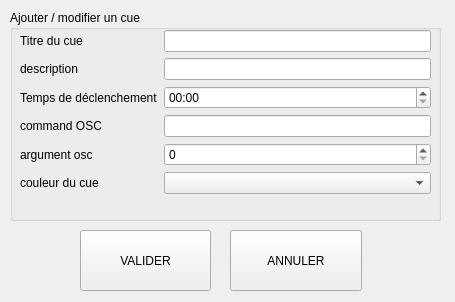
<?xml version="1.0" encoding="UTF-8"?>
<ui version="4.0">
 <class>Dialog</class>
 <widget class="QDialog" name="Dialog">
  <property name="geometry">
   <rect>
    <x>0</x>
    <y>0</y>
    <width>455</width>
    <height>302</height>
   </rect>
  </property>
  <property name="windowTitle">
   <string>Dialog</string>
  </property>
  <widget class="QToolButton" name="validate">
   <property name="geometry">
    <rect>
     <x>80</x>
     <y>230</y>
     <width>131</width>
     <height>61</height>
    </rect>
   </property>
   <property name="sizePolicy">
    <sizepolicy hsizetype="Expanding" vsizetype="Expanding">
     <horstretch>0</horstretch>
     <verstretch>0</verstretch>
    </sizepolicy>
   </property>
   <property name="text">
    <string>VALIDER</string>
   </property>
   <property name="icon">
    <iconset>
     <normaloff>icon/32x32_ok.png</normaloff>icon/32x32_ok.png</iconset>
   </property>
   <property name="iconSize">
    <size>
     <width>32</width>
     <height>32</height>
    </size>
   </property>
   <property name="toolButtonStyle">
    <enum>Qt::ToolButtonStyle::ToolButtonTextUnderIcon</enum>
   </property>
  </widget>
  <widget class="QToolButton" name="abort">
   <property name="geometry">
    <rect>
     <x>230</x>
     <y>230</y>
     <width>132</width>
     <height>61</height>
    </rect>
   </property>
   <property name="sizePolicy">
    <sizepolicy hsizetype="Expanding" vsizetype="Expanding">
     <horstretch>0</horstretch>
     <verstretch>0</verstretch>
    </sizepolicy>
   </property>
   <property name="text">
    <string>ANNULER</string>
   </property>
   <property name="icon">
    <iconset>
     <normaloff>icon/32x32_close.png</normaloff>icon/32x32_close.png</iconset>
   </property>
   <property name="iconSize">
    <size>
     <width>32</width>
     <height>32</height>
    </size>
   </property>
   <property name="toolButtonStyle">
    <enum>Qt::ToolButtonStyle::ToolButtonTextUnderIcon</enum>
   </property>
  </widget>
  <widget class="QGroupBox" name="groupBox">
   <property name="geometry">
    <rect>
     <x>10</x>
     <y>10</y>
     <width>431</width>
     <height>211</height>
    </rect>
   </property>
   <property name="title">
    <string>Ajouter / modifier un cue</string>
   </property>
   <widget class="QWidget" name="formLayoutWidget">
    <property name="geometry">
     <rect>
      <x>10</x>
      <y>20</y>
      <width>411</width>
      <height>181</height>
     </rect>
    </property>
    <layout class="QFormLayout" name="formLayout">
     <item row="0" column="0">
      <widget class="QLabel" name="titreDuCueLabel">
       <property name="text">
        <string>Titre du cue</string>
       </property>
      </widget>
     </item>
     <item row="0" column="1">
      <widget class="QLineEdit" name="cue_title"/>
     </item>
     <item row="1" column="0">
      <widget class="QLabel" name="descriptionLabel">
       <property name="text">
        <string>description </string>
       </property>
      </widget>
     </item>
     <item row="1" column="1">
      <widget class="QLineEdit" name="cue_desc"/>
     </item>
     <item row="2" column="0">
      <widget class="QLabel" name="tempsDeDClenchementLabel">
       <property name="text">
        <string>Temps de déclenchement</string>
       </property>
      </widget>
     </item>
     <item row="2" column="1">
      <widget class="QTimeEdit" name="time">
       <property name="displayFormat">
        <string>mm:ss</string>
       </property>
      </widget>
     </item>
     <item row="3" column="0">
      <widget class="QLabel" name="commandOSCLabel">
       <property name="text">
        <string>command OSC</string>
       </property>
      </widget>
     </item>
     <item row="3" column="1">
      <widget class="QLineEdit" name="osc_command"/>
     </item>
     <item row="5" column="0">
      <widget class="QLabel" name="couleurDuCueLabel">
       <property name="text">
        <string>couleur du cue </string>
       </property>
      </widget>
     </item>
     <item row="5" column="1">
      <widget class="QComboBox" name="cue_color"/>
     </item>
     <item row="4" column="0">
      <widget class="QLabel" name="argumentOscLabel">
       <property name="text">
        <string>argument osc</string>
       </property>
      </widget>
     </item>
     <item row="4" column="1">
      <widget class="QSpinBox" name="osc_args">
       <property name="maximum">
        <number>999999999</number>
       </property>
      </widget>
     </item>
    </layout>
   </widget>
  </widget>
 </widget>
 <resources/>
 <connections/>
</ui>
